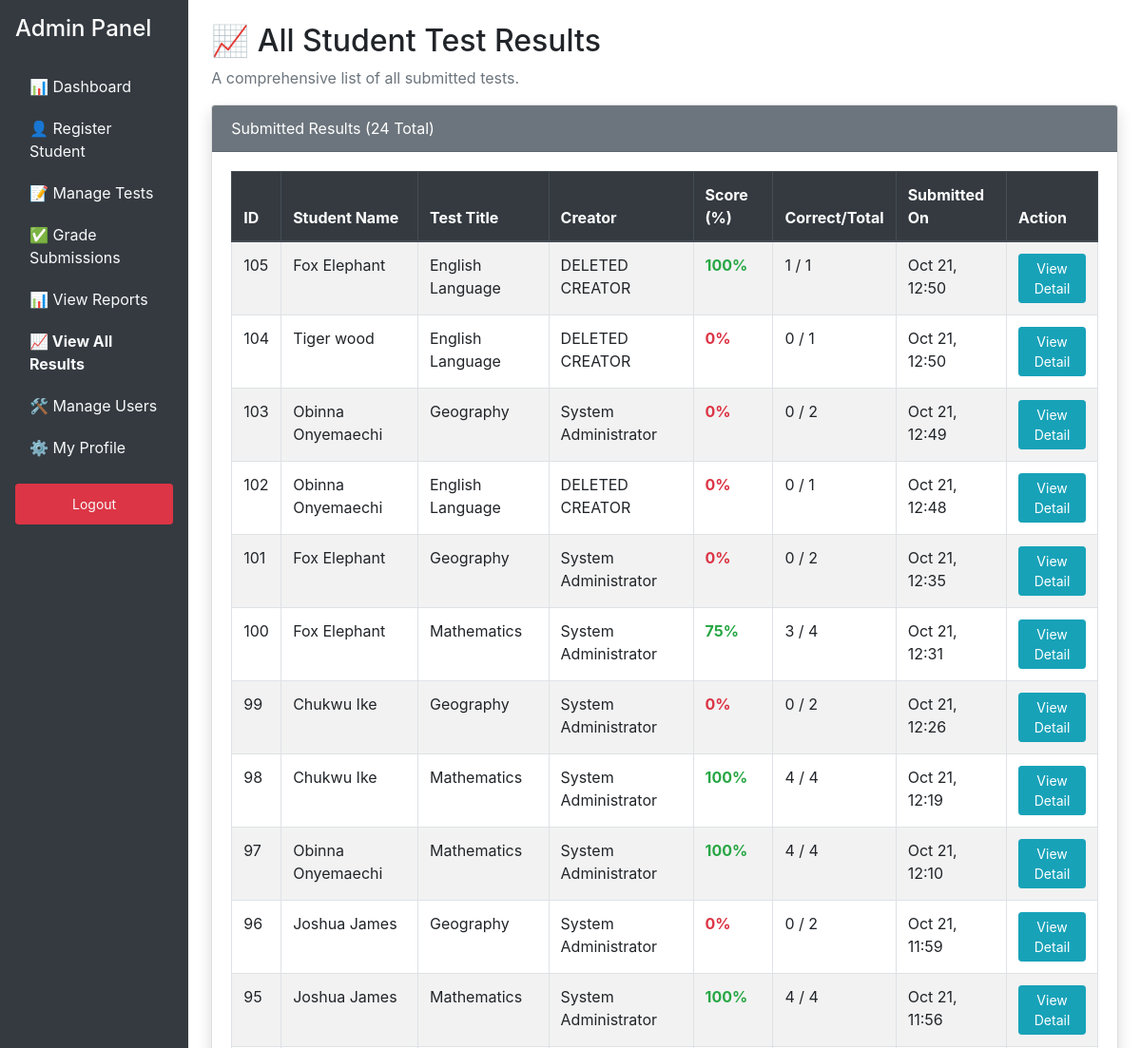
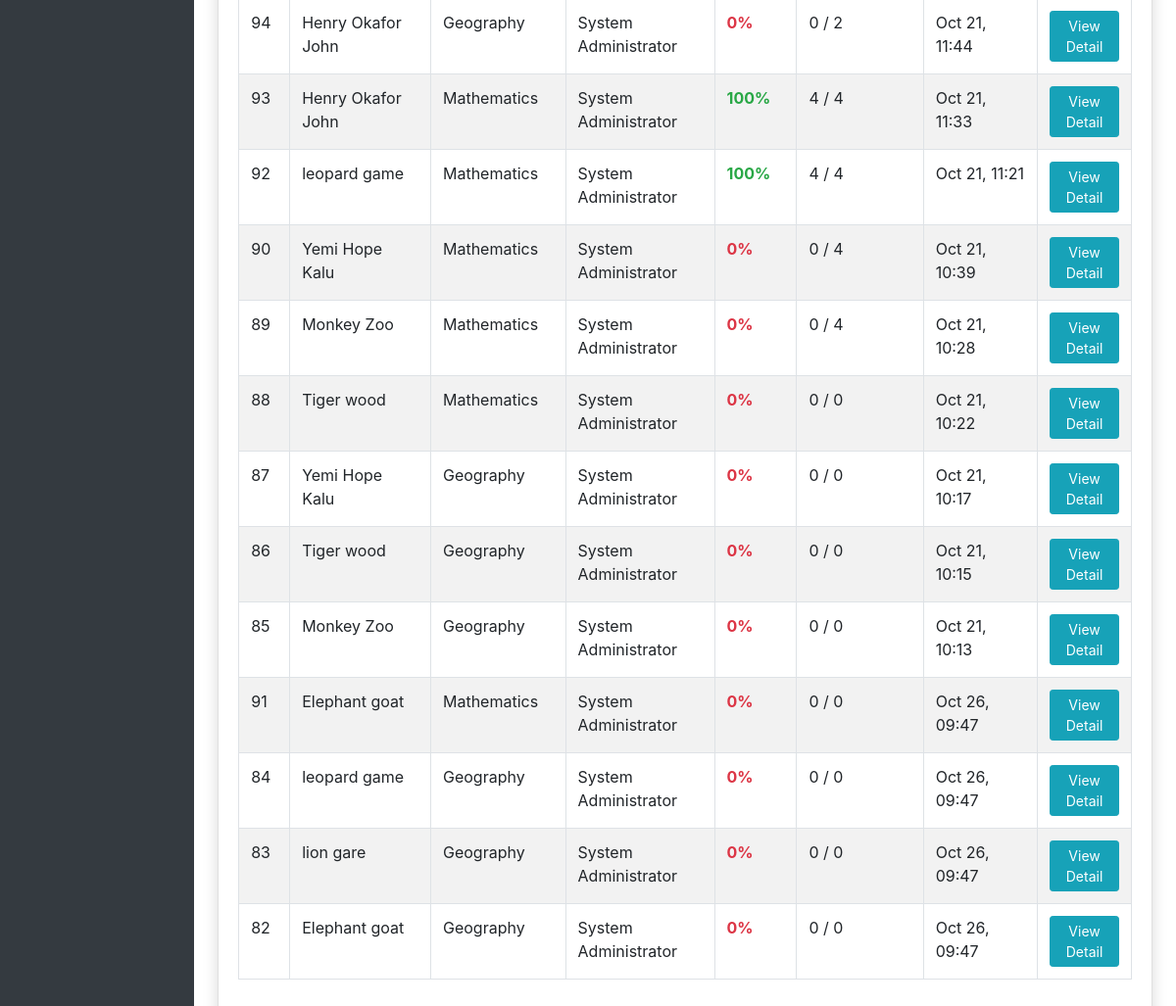
Screenshot of /cbt1/view_all_results.php (signed in) with the database file from the repository (2 pictures, top to bottom).
### tables this page shows
CREATE TABLE `results` (
  `result_id` int(11) NOT NULL,
  `user_id` int(11) NOT NULL,
  `attempt_number` int(11) NOT NULL DEFAULT 1,
  `test_id` int(11) NOT NULL,
  `total_questions` int(11) NOT NULL DEFAULT 0,
  `correct_answers` int(11) NOT NULL DEFAULT 0,
  `wrong_answers` int(11) NOT NULL DEFAULT 0,
  `unanswered` int(11) NOT NULL DEFAULT 0,
  `start_time` datetime NOT NULL,
  `end_time` datetime DEFAULT NULL,
  `score` int(5) DEFAULT 0,
  `submission_time` datetime DEFAULT NULL,
  `is_submitted` tinyint(1) DEFAULT 0,
  `secure_answer_map` longtext DEFAULT NULL CHECK (json_valid(`secure_answer_map`))
);

CREATE TABLE `users` (
  `user_id` int(11) NOT NULL,
  `username` varchar(100) NOT NULL,
  `password` varchar(255) NOT NULL,
  `user_type` enum('student','teacher','admin') NOT NULL DEFAULT 'student',
  `full_name` varchar(150) DEFAULT NULL,
  `class_year` varchar(10) DEFAULT NULL,
  `reg_date` timestamp NOT NULL DEFAULT current_timestamp(),
  `email` varchar(200) NOT NULL
);

CREATE TABLE `tests` (
  `test_id` int(11) NOT NULL,
  `created_by` int(11) DEFAULT NULL,
  `title` varchar(255) NOT NULL,
  `class_year` varchar(10) DEFAULT NULL COMMENT 'The target class year (e.g., SSS1), or NULL for all classes.',
  `duration_minutes` int(5) NOT NULL,
  `creation_date` timestamp NOT NULL DEFAULT current_timestamp(),
  `is_active` tinyint(1) DEFAULT 1,
  `total_questions` int(11) NOT NULL DEFAULT 0,
  `max_attempts` int(11) NOT NULL DEFAULT 1 COMMENT 'Maximum number of times a student can take the test',
  `last_modified` datetime DEFAULT current_timestamp() ON UPDATE current_timestamp()
);

### cbt1/config.php (called while the page is built, shortened)
<?php
function is_logged_in() {
    return isset($_SESSION["loggedin"]) && $_SESSION["loggedin"] === true && isset($_SESSION["user_id"]);
}
function is_admin() {
    return is_logged_in() && isset($_SESSION["user_type"]) && $_SESSION["user_type"] === 'admin';
}

### cbt1/view_all_results.php (the view, shortened to what this page needs)
<?php
require_once 'config.php';
$is_admin = is_admin();
$results = [];
try {
    global $pdo;
    $sql = "
        SELECT
            r.result_id,
            u.full_name AS student_name,
            t.title AS test_title,
            creator.full_name AS creator_name,
            r.correct_answers,
            r.total_questions,
            r.score,
            r.submission_time
        FROM results r
        -- CRITICAL FIX: Use LEFT JOINs to prevent submitted results from disappearing
        -- if a student (u), test (t), or creator (creator) record is deleted.
        LEFT JOIN users u ON r.user_id = u.user_id
        LEFT JOIN tests t ON r.test_id = t.test_id
        LEFT JOIN users creator ON t.created_by = creator.user_id
        WHERE r.is_submitted = 1
    ";
    $params = [];
    $sql .= " ORDER BY r.submission_time DESC ";
    $stmt = $pdo->prepare($sql);
    $stmt->execute($params);
    $results = $stmt->fetchAll(PDO::FETCH_ASSOC);
} catch (PDOException $e) {
    $error_message = "Database error loading results list.";
    error_log("Results List Error: " . $e->getMessage());
}
?>
<!DOCTYPE html>
<html lang="en">
<head>
    <link rel="stylesheet" href="https://stackpath.bootstrapcdn.com/bootstrap/4.5.2/css/bootstrap.min.css">
    <link rel="stylesheet" href="https://cdnjs.cloudflare.com/ajax/libs/font-awesome/5.15.4/css/all.min.css">
</head>
<body>
<div class="d-flex">
    <div class="sidebar text-white p-3">
        <h4 class="mb-4"><?php echo $is_admin ? 'Admin Panel' : 'Teacher Panel'; ?></h4>
        <?php if ($is_admin): ?>
            <a href="admin_dashboard.php">📊 Dashboard</a>
            <a href="register.php">👤 Register Student</a>
            <a href="manage_tests.php">📝 Manage Tests</a>
            <a href="grade_submissions.php">✅ Grade Submissions</a>
            <a href="view_reports.php">📊 View Reports</a>
            <a href="view_all_results.php" class="font-weight-bold">📈 View All Results</a>
            <a href="manage_users.php">🛠️ Manage Users</a>
            <a href="admin_profile.php">⚙️ My Profile</a>
        <?php endif; ?>
        <a href="logout.php" class="btn btn-danger btn-sm mt-3">Logout</a>
    </div>
    <div class="container-fluid p-4">
        <h2>📈 <?php echo $is_admin ? 'All Student Test Results' : 'Your Test Results'; ?></h2>
        <p class="text-muted"><?php echo $is_admin ? 'A comprehensive list of all submitted tests.' : 'A comprehensive list of results for tests you created.'; ?></p>
        <div class="card shadow mb-4">
            <div class="card-header bg-secondary text-white">
                Submitted Results (<?php echo count($results); ?> Total)
            </div>
            <div class="card-body">
                <?php if (empty($results)): ?>
                    <div class="alert alert-info">No submitted test results found<?php echo $is_admin ? '.' : ' for your tests.'; ?></div>
                <?php else: ?>
                    <div class="table-responsive">
                    <table class="table table-striped table-hover table-bordered">
                        <thead class="thead-dark">
                            <tr>
                                <th>ID</th>
                                <th>Student Name</th>
                                <th>Test Title</th>
                                <?php if ($is_admin): ?><th>Creator</th><?php endif; ?> <th>Score (%)</th>
                                <th>Correct/Total</th>
                                <th>Submitted On</th>
                                <th>Action</th>
                            </tr>
                        </thead>
                        <tbody>
                            <?php foreach ($results as $result): ?>
                            <tr>
                                <td><?php echo htmlspecialchars($result['result_id']); ?></td>
                                <td><?php echo htmlspecialchars($result['student_name'] ?? 'DELETED USER'); ?></td>
                                <td><?php echo htmlspecialchars($result['test_title'] ?? 'DELETED TEST'); ?></td>
                                <?php if ($is_admin): ?>
                                    <td><?php echo htmlspecialchars($result['creator_name'] ?? 'DELETED CREATOR'); ?></td>
                                <?php endif; ?>
                                <td class="font-weight-bold text-<?php echo $result['score'] >= 50 ? 'success' : 'danger'; ?>"><?php echo htmlspecialchars($result['score']); ?>%</td>
                                <td><?php echo htmlspecialchars($result['correct_answers']) . ' / ' . htmlspecialchars($result['total_questions']); ?></td>
                                <td><?php echo htmlspecialchars((new DateTime($result['submission_time']))->format('M j, H:i')); ?></td>
                                <td>
                                    <a href="view_result_details.php?result_id=<?php echo htmlspecialchars($result['result_id']); ?>" class="btn btn-sm btn-info">
        View Detail
    </a>
                                </td>
                            </tr>
                            <?php endforeach; ?>
                        </tbody>
                    </table>
                    </div>
                <?php endif; ?>
            </div>
        </div>
    </div>
</div>
</body>
</html>

### cbt1/view_all_results.php (style rules this page uses)
.sidebar { min-height: 100vh; background-color: #343a40; }
.sidebar a { color: #f8f9fa; padding: 10px 15px; display: block; }

### rows the page displays
results: result_id "105", user.full_name "Fox Elephant", test.title "English Language", creator_name "DELETED CREATOR", score "100", correct_answers "1", total_questions "1", submission_time "Oct 21, 12:50"
results: result_id "104", user.full_name "Tiger wood", test.title "English Language", creator_name "DELETED CREATOR", score "0", correct_answers "0", total_questions "1", submission_time "Oct 21, 12:50"
results: result_id "103", user.full_name "Obinna Onyemaechi", test.title "Geography", users.full_name "System Administrator", score "0", correct_answers "0", total_questions "2", submission_time "Oct 21, 12:49"
results: result_id "102", user.full_name "Obinna Onyemaechi", test.title "English Language", creator_name "DELETED CREATOR", score "0", correct_answers "0", total_questions "1", submission_time "Oct 21, 12:48"
results: result_id "101", user.full_name "Fox Elephant", test.title "Geography", users.full_name "System Administrator", score "0", correct_answers "0", total_questions "2", submission_time "Oct 21, 12:35"
results: result_id "100", user.full_name "Fox Elephant", test.title "Mathematics", users.full_name "System Administrator", score "75", correct_answers "3", total_questions "4", submission_time "Oct 21, 12:31"
results: result_id "99", user.full_name "Chukwu Ike", test.title "Geography", users.full_name "System Administrator", score "0", correct_answers "0", total_questions "2", submission_time "Oct 21, 12:26"
results: result_id "98", user.full_name "Chukwu Ike", test.title "Mathematics", users.full_name "System Administrator", score "100", correct_answers "4", total_questions "4", submission_time "Oct 21, 12:19"
results: result_id "97", user.full_name "Obinna Onyemaechi", test.title "Mathematics", users.full_name "System Administrator", score "100", correct_answers "4", total_questions "4", submission_time "Oct 21, 12:10"
results: result_id "96", user.full_name "Joshua James", test.title "Geography", users.full_name "System Administrator", score "0", correct_answers "0", total_questions "2", submission_time "Oct 21, 11:59"
results: result_id "95", user.full_name "Joshua James", test.title "Mathematics", users.full_name "System Administrator", score "100", correct_answers "4", total_questions "4", submission_time "Oct 21, 11:56"
results: result_id "94", user.full_name "Henry Okafor John", test.title "Geography", users.full_name "System Administrator", score "0", correct_answers "0", total_questions "2", submission_time "Oct 21, 11:44"
results: result_id "93", user.full_name "Henry Okafor John", test.title "Mathematics", users.full_name "System Administrator", score "100", correct_answers "4", total_questions "4", submission_time "Oct 21, 11:33"
results: result_id "92", user.full_name "leopard game", test.title "Mathematics", users.full_name "System Administrator", score "100", correct_answers "4", total_questions "4", submission_time "Oct 21, 11:21"
results: result_id "90", user.full_name "Yemi Hope Kalu", test.title "Mathematics", users.full_name "System Administrator", score "0", correct_answers "0", total_questions "4", submission_time "Oct 21, 10:39"
results: result_id "89", user.full_name "Monkey Zoo", test.title "Mathematics", users.full_name "System Administrator", score "0", correct_answers "0", total_questions "4", submission_time "Oct 21, 10:28"
results: result_id "88", user.full_name "Tiger wood", test.title "Mathematics", users.full_name "System Administrator", score "0", correct_answers "0", total_questions "0", submission_time "Oct 21, 10:22"
results: result_id "87", user.full_name "Yemi Hope Kalu", test.title "Geography", users.full_name "System Administrator", score "0", correct_answers "0", total_questions "0", submission_time "Oct 21, 10:17"
results: result_id "86", user.full_name "Tiger wood", test.title "Geography", users.full_name "System Administrator", score "0", correct_answers "0", total_questions "0", submission_time "Oct 21, 10:15"
results: result_id "85", user.full_name "Monkey Zoo", test.title "Geography", users.full_name "System Administrator", score "0", correct_answers "0", total_questions "0", submission_time "Oct 21, 10:13"
results: result_id "91", user.full_name "Elephant goat", test.title "Mathematics", users.full_name "System Administrator", score "0", correct_answers "0", total_questions "0", submission_time "Oct 26, 09:47"
results: result_id "84", user.full_name "leopard game", test.title "Geography", users.full_name "System Administrator", score "0", correct_answers "0", total_questions "0", submission_time "Oct 26, 09:47"
results: result_id "83", user.full_name "lion gare", test.title "Geography", users.full_name "System Administrator", score "0", correct_answers "0", total_questions "0", submission_time "Oct 26, 09:47"
results: result_id "82", user.full_name "Elephant goat", test.title "Geography", users.full_name "System Administrator", score "0", correct_answers "0", total_questions "0", submission_time "Oct 26, 09:47"

### other values shown
count($results) "24"
